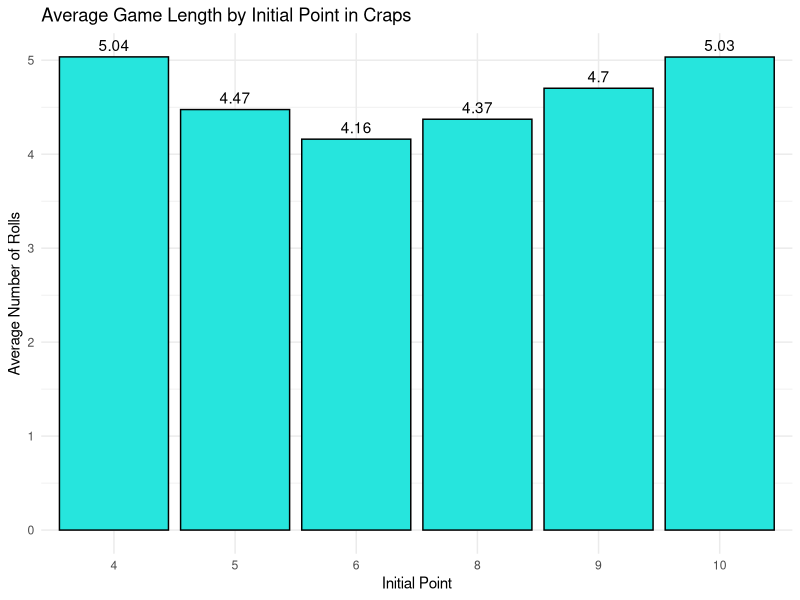

Here is the R script that generated this plot:
## ---- chunk 1
library(dplyr)
library(ggplot2)

roll_dice <- function() {
  # Input: None
  # Output: an integer from 2:12
  # Description: Generate 2 random integers from 1 to 6 and sum them
  sample(1:6, 2, replace = TRUE) %>% sum()
}

roll_dice()

simulate_craps_game <- function() {
  # Input: None
  # Output: A data frame with columns id, roll, phase, and outcome
  # Description: Simulates a single game of craps by rolling dice and tracking results until the game ends.
  
  # Initialize variables
  rolls <- data.frame(id = integer(), roll = integer(), phase = character(), outcome = character())
  roll_count <- 1
  phase <- "Come-Out Roll"
  
  # First roll
  roll <- roll_dice()
  
  # Determine outcome of Come-Out roll
  if (roll %in% c(7, 11)) {
    rolls <- rbind(rolls, data.frame(id = roll_count, roll = roll, phase = phase, outcome = "Win"))
    return(rolls)
  } else if (roll %in% c(2, 3, 12)) {
    rolls <- rbind(rolls, data.frame(id = roll_count, roll = roll, phase = phase, outcome = "Lose"))
    return(rolls)
  } else {
    point <- roll
    rolls <- rbind(rolls, data.frame(id = roll_count, roll = roll, phase = phase, outcome = "Continue"))
    phase <- "Point Roll"
  }
  
  # Point phase
  while (TRUE) {
    roll_count <- roll_count + 1
    roll <- roll_dice()
    
    if (roll == point) {
      rolls <- rbind(rolls, data.frame(id = roll_count, roll = roll, phase = phase, outcome = "Win"))
      break
    } else if (roll == 7) {
      rolls <- rbind(rolls, data.frame(id = roll_count, roll = roll, phase = phase, outcome = "Lose"))
      break
    } else {
      rolls <- rbind(rolls, data.frame(id = roll_count, roll = roll, phase = phase, outcome = "Continue"))
    }
  }
  
  return(rolls)
}

simulate_craps_game()

summarize_craps_game <- function(game_data) {
  # Input: game_data - A data frame returned by simulate_craps_game
  # Output: A single-row data frame summarizing the game
  # Description: Summarizes a single game into a concise summary table.
  
  n_rolls <- nrow(game_data)
  final_outcome <- tail(game_data$outcome, 1)
  point <- ifelse(any(game_data$phase == "Point Roll"), game_data$roll[1], NA)
  
  summary <- data.frame(
    n_rolls = n_rolls,
    outcome = final_outcome,
    point = point
  )
  
  return(summary)
}

game_data <- simulate_craps_game()
summarize_craps_game(game_data)

run_craps_simulation <- function(N) {
  # Input: N - Number of games to simulate
  # Output: A data frame summarizing all simulated games
  # Description: Simulates N games of craps and summarizes each game
  
  # Create an empty list to store summaries of each game
  summaries <- vector("list", N)
  
  for (i in 1:N) {
    # Simulate a single game
    game_data <- simulate_craps_game()
    # Summarize the game
    summaries[[i]] <- summarize_craps_game(game_data)
  }
  
  # Combine all summaries into a single data frame
  results <- do.call(rbind, summaries)
  
  return(results)
}

result <- run_craps_simulation(N = 5) # Simulate 5 games
print(result)
## ---- chunk 2
analyze_game_length <- function(N) {
  results <- vector("list", N)
  
  for (i in 1:N) {
    game_data <- simulate_craps_game()
    
    # Determine initial point
    initial_point <- if (nrow(game_data) > 1 && 
                         any(game_data$phase == "Point Roll") && 
                         game_data$outcome[1] == "Continue") {
      game_data$roll[1]
    } else {
      NA
    }
    
    results[[i]] <- data.frame(
      game_length = nrow(game_data),
      initial_point = initial_point,
      outcome = tail(game_data$outcome, 1)
    )
  }
  
  # Combine results
  combined_results <- do.call(rbind, results)
  return(combined_results)
}
## ---- chunk 3
# Run simulation
set.seed(123) # Make results reproducable for analysis
N <- 10000
game_lengths <- analyze_game_length(N)

# Analyze game lengths by initial point
length_by_point <- game_lengths %>%
  filter(!is.na(initial_point)) %>%
  group_by(initial_point) %>%
  summarise(
    avg_game_length = mean(game_length),
    median_game_length = median(game_length),
    win_rate = sum(outcome == "Win") / n(),
    total_games = n()
  ) %>%
  arrange(initial_point)

# Visualization
ggplot(length_by_point, aes(x = factor(initial_point), y = avg_game_length)) +
  geom_bar(stat = "identity", fill = "#26e5dd", color = "black") + # geom
  geom_text(aes(label = round(avg_game_length, 2)), 
            position = position_dodge(width = 0.9), 
            vjust = -0.5) +
  labs(
    title = "Average Game Length by Initial Point in Craps",
    x = "Initial Point",
    y = "Average Number of Rolls"
  ) +
  theme_minimal()

# Correlation analysis
correlation <- cor(length_by_point$initial_point, length_by_point$avg_game_length)

# Print results
print(length_by_point)
print(paste("Correlation between initial point and game length:", round(correlation, 4)))
